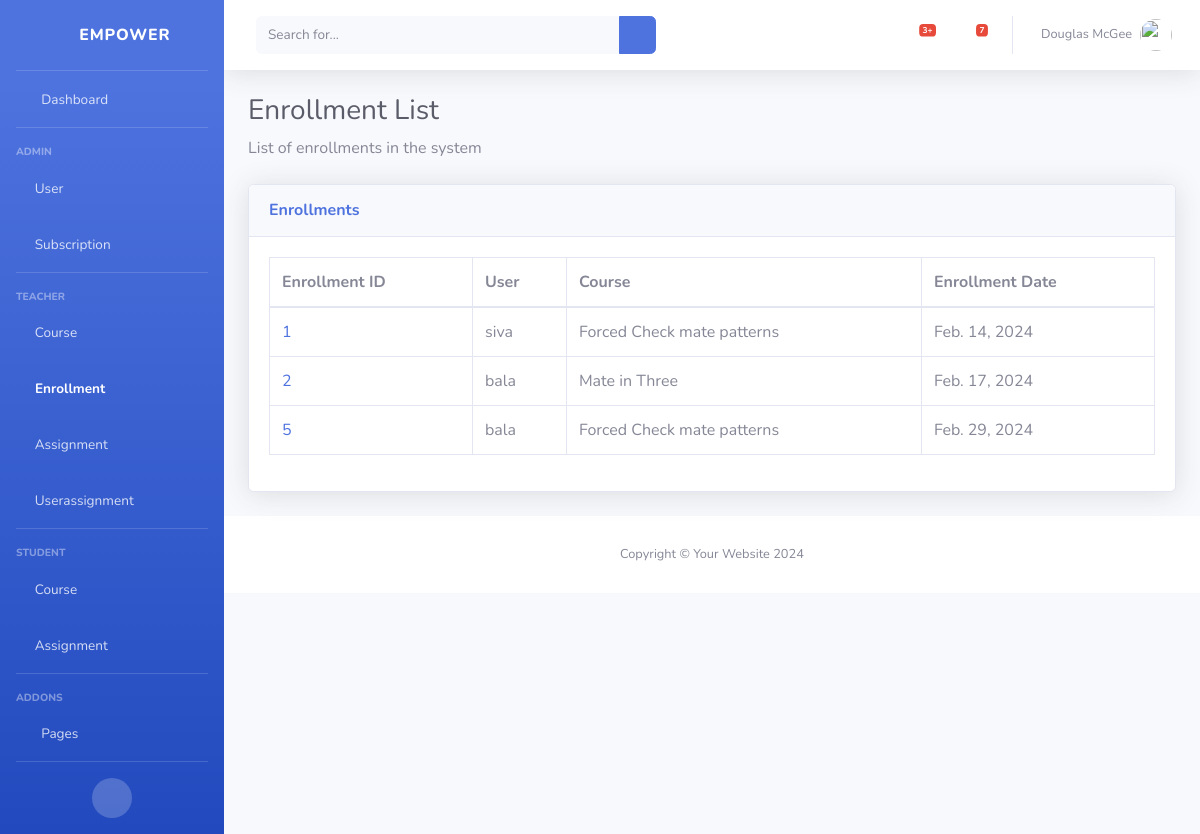
The app's page /enrollments/ with its own data.
### classRoom/models.py (models this page shows)
class Enrollment(models.Model):
    id = models.AutoField(primary_key=True)
    user = models.ForeignKey(User, on_delete=models.CASCADE)
    course = models.ForeignKey(Course, on_delete=models.CASCADE)
    enrollment_date = models.DateField()

class User(models.Model):
    id = models.AutoField(primary_key=True)
    username = models.CharField(max_length=50)
    password = models.CharField(max_length=50)
    email = models.EmailField()

class Course(models.Model):
    id = models.AutoField(primary_key=True)
    course_name = models.CharField(max_length=100)
    course_description = models.TextField()

### classRoom/views.py (the view)
# urls.py: path('enrollments/',view_enrollments,name="view_enrollments"),
def view_enrollments(request):
    enrollments = Enrollment.objects.all()
    return render(request, "view_enrollments.html", {'enrollments': enrollments})

### classRoom/templates/view_enrollments.html
{% extends 'base.html' %}
{% block content %}
<h1 class="h3 mb-2 text-gray-800">Enrollment List</h1>
<p class="mb-4">List of enrollments in the system</p>
<div class="card shadow mb-4">
    <div class="card-header py-3">
        <h6 class="m-0 font-weight-bold text-primary">Enrollments</h6>
    </div>
    <div class="card-body">
        <div class="table-responsive">
            <table class="table table-bordered" id="dataTable" width="100%" cellspacing="0">
                <thead>
                    <tr>
                        <th>Enrollment ID</th>
                        <th>User</th>
                        <th>Course</th>
                        <th>Enrollment Date</th>
                    </tr>
                </thead>
                <tbody>
                    {% for enrollment in enrollments %}
                        <tr>
                            <td><a href="/enrollment/{{ enrollment.id }}/">{{ enrollment.id }}</a></td>
                            <td>{{ enrollment.user.username }}</td>
                            <td>{{ enrollment.course.course_name }}</td>
                            <td>{{ enrollment.enrollment_date }}</td>
                        </tr>
                    {% endfor %}
                </tbody>
            </table>
        </div>
    </div>
</div>
{% endblock %}

### records on screen
Enrollment: id "1", user.username "siva", course.course_name "Forced Check mate patterns", enrollment_date "Feb. 14, 2024"
Enrollment: id "2", user.username "bala", course.course_name "Mate in Three", enrollment_date "Feb. 17, 2024"
Enrollment: id "5", user.username "bala", course.course_name "Forced Check mate patterns", enrollment_date "Feb. 29, 2024"
